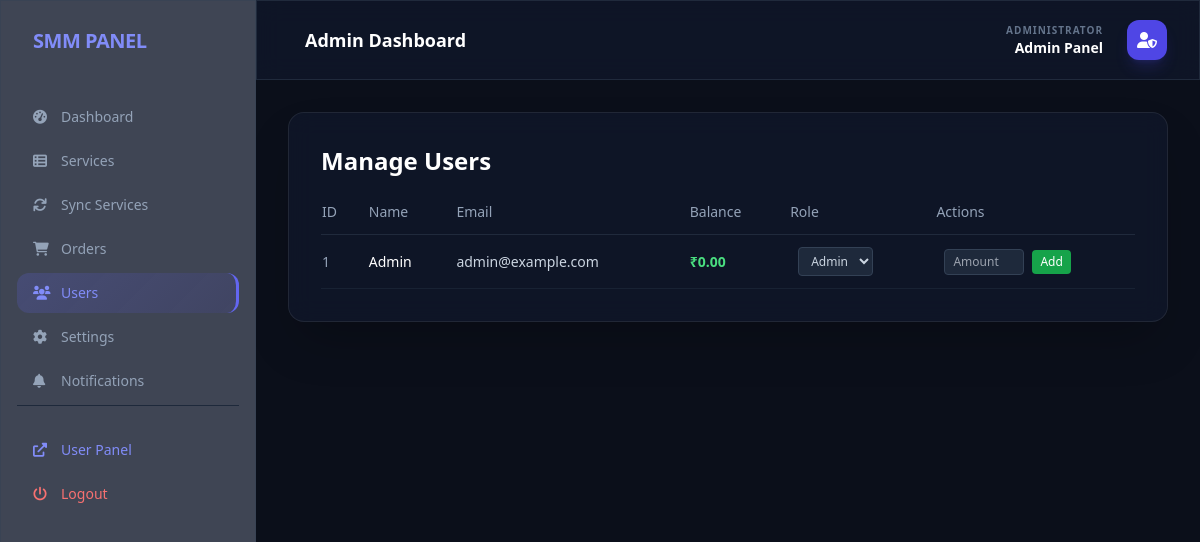
The page /admin/users.php (signed in) on the database its author committed.
### tables this page shows
CREATE TABLE IF NOT EXISTS `users` (
  `id` INT AUTO_INCREMENT PRIMARY KEY,
  `name` VARCHAR(100) NOT NULL,
  `email` VARCHAR(100) NOT NULL UNIQUE,
  `password` VARCHAR(255) NOT NULL,
  `balance` DECIMAL(10,2) DEFAULT 0.00,
  `api_key` VARCHAR(100) NULL UNIQUE,
  `role` ENUM('user', 'admin') DEFAULT 'user',
  `created_at` TIMESTAMP DEFAULT CURRENT_TIMESTAMP
);

### admin/users.php (the view, shortened to what this page needs)
<?php
require_once 'includes/header.php';
$stmt = $db->query("SELECT * FROM users ORDER BY id DESC");
$users = $stmt->fetchAll();
?>
<div class="glass rounded-2xl p-6 md:p-8 shadow-2xl">
    <h2 class="text-2xl font-bold text-white mb-6">Manage Users</h2>
    <div class="overflow-x-auto">
        <table class="w-full text-left border-collapse">
            <thead>
                <tr class="text-slate-400 text-sm border-b border-slate-700/50">
                    <th class="pb-3 pr-4 font-medium">ID</th>
                    <th class="pb-3 pr-4 font-medium">Name</th>
                    <th class="pb-3 pr-4 font-medium">Email</th>
                    <th class="pb-3 pr-4 font-medium">Balance</th>
                    <th class="pb-3 pr-4 font-medium">Role</th>
                    <th class="pb-3 font-medium">Actions</th>
                </tr>
            </thead>
            <tbody class="text-sm">
                <?php foreach ($users as $u): ?>
                    <tr class="border-b border-slate-700/30 hover:bg-slate-800/30 transition-colors">
                        <td class="py-3 pr-4 text-slate-400"><?php echo htmlspecialchars($u['id']); ?></td>
                        <td class="py-3 pr-4 text-white font-medium"><?php echo htmlspecialchars($u['name']); ?></td>
                        <td class="py-3 pr-4 text-slate-300"><?php echo htmlspecialchars($u['email']); ?></td>
                        <td class="py-3 pr-4 text-green-400 font-semibold">₹<?php echo number_format($u['balance'], 2); ?></td>
                        <td class="py-3 pr-4 text-slate-300">
                            <form method="POST" action="" class="flex items-center space-x-2">
                                <select name="role" class="bg-slate-800 border border-slate-700 rounded px-2 py-1 text-xs" onchange="this.form.submit()">
                                    <option value="admin" <?php echo $u['role'] === 'admin' ? 'selected' : ''; ?>>Admin</option>
                                </select>
                            </form>
                        </td>
                        <td class="py-3">
                            <form method="POST" action="" class="flex items-center space-x-2" onsubmit="return confirm('Add funds to this user?');">
                                <input type="number" step="0.01" name="amount" placeholder="Amount" required class="w-20 bg-slate-800 border border-slate-700 rounded px-2 py-1 text-xs">
                                <button type="submit" class="bg-green-600 hover:bg-green-700 text-white px-2 py-1 rounded text-xs">Add</button>
                            </form>
                        </td>
                    </tr>
                <?php endforeach; ?>
            </tbody>
        </table>
    </div>
</div>
<?php require_once 'includes/footer.php'; ?>

### admin/includes/header.php (shortened to what this page needs)
<?php
$db = Database::getInstance();
$stmt = $db->query("SELECT setting_value FROM settings WHERE setting_key = 'site_name'");
$site_name = $stmt->fetchColumn() ?: 'SMM Panel';
?>
<!DOCTYPE html>
<html lang="en">
<head>
    <script src="https://cdn.tailwindcss.com"></script>
    <link rel="stylesheet" href="https://cdnjs.cloudflare.com/ajax/libs/font-awesome/6.0.0/css/all.min.css">
</head>
<body class="flex h-screen overflow-hidden">
            <?php
            $current_page = basename($_SERVER['PHP_SELF']);
            $links = [
                ['index.php', 'fas fa-tachometer-alt', 'Dashboard'],
                ['products.php', 'fas fa-th-list', 'Services'],
                ['sync.php', 'fas fa-sync', 'Sync Services'],
                ['orders.php', 'fas fa-shopping-cart', 'Orders'],
                ['users.php', 'fas fa-users', 'Users'],
                ['settings.php', 'fas fa-cog', 'Settings'],
                ['notifications.php', 'fas fa-bell', 'Notifications'],
            ];
            ?>
    <aside class="w-64 glass border-r border-slate-700/50 flex-shrink-0 hidden md:flex flex-col">
        <div class="h-20 flex items-center px-8">
            <h1 class="text-xl font-black text-indigo-400 tracking-tight uppercase"><?php echo htmlspecialchars($site_name); ?></h1>
        </div>
        <nav class="flex-1 overflow-y-auto py-4 px-4 space-y-1">
            <?php foreach ($links as $link):
                $active = ($current_page == $link[0]) ? 'active' : '';
            ?>
                <a href="<?php echo BASE_URL; ?>/admin/<?php echo $link[0]; ?>" class="sidebar-link <?php echo $active; ?> flex items-center px-4 py-2.5 text-slate-400 rounded-xl font-medium text-sm">
                    <i class="<?php echo $link[1]; ?> w-7"></i> <?php echo $link[2]; ?>
                </a>
            <?php endforeach; ?>
            <div class="pt-6 mt-6 border-t border-slate-800">
                <a href="<?php echo BASE_URL; ?>/index" class="flex items-center px-4 py-2.5 text-indigo-400 rounded-xl hover:bg-indigo-500/10 transition-colors text-sm font-medium">
                    <i class="fas fa-external-link-alt w-7"></i> User Panel
                </a>
                <a href="<?php echo BASE_URL; ?>/logout" class="flex items-center px-4 py-2.5 text-red-400 rounded-xl hover:bg-red-500/10 transition-colors text-sm font-medium mt-1">
                    <i class="fas fa-power-off w-7"></i> Logout
                </a>
            </div>
        </nav>
    </aside>
    <div class="flex-1 flex flex-col h-screen overflow-hidden bg-[#0b0f1a]">
        <header class="h-16 md:h-20 glass border-b border-slate-700/50 flex items-center justify-between px-4 md:px-8 z-10">
            <div class="flex items-center space-x-4">
                <h2 class="text-lg font-bold text-white md:block hidden">Admin Dashboard</h2>
            </div>
            <div class="flex items-center space-x-4">
                <div class="flex flex-col items-end mr-2">
                    <span class="text-[10px] text-slate-500 uppercase font-bold tracking-widest">Administrator</span>
                    <span class="text-sm font-bold text-white">Admin Panel</span>
                </div>
                <div class="w-10 h-10 rounded-xl bg-indigo-600 flex items-center justify-center text-white shadow-lg shadow-indigo-600/20">
                    <i class="fas fa-user-shield"></i>
                </div>
            </div>
        </header>
        <main class="flex-1 overflow-y-auto p-4 md:p-8 relative">

### admin/includes/footer.php (shortened to what this page needs)
        </main>
    </div>
</body>
</html>

### admin/includes/header.php (style rules this page uses)
.glass { background: rgba(15, 23, 42, 0.8); backdrop-filter: blur(12px); -webkit-backdrop-filter: blur(12px); border: 1px solid rgba(255, 255, 255, 0.08); }
.sidebar-link { transition: all 0.2s cubic-bezier(0.4, 0, 0.2, 1); }
.sidebar-link.active { background: linear-gradient(135deg, rgba(99, 102, 241, 0.2) 0%, rgba(79, 70, 229, 0.1) 100%); color: #818cf8; border-right: 3px solid #6366f1; }

### rows shown on the page
users: id "1", name "Admin", email "admin@example.com", balance "0.00", role "Admin"

### other values the page prints
$site_name "SMM PANEL"
$link[2] "Dashboard"
$link[2] "Services"
$link[2] "Sync Services"
$link[2] "Orders"
$link[2] "Users"
$link[2] "Settings"
$link[2] "Notifications"
